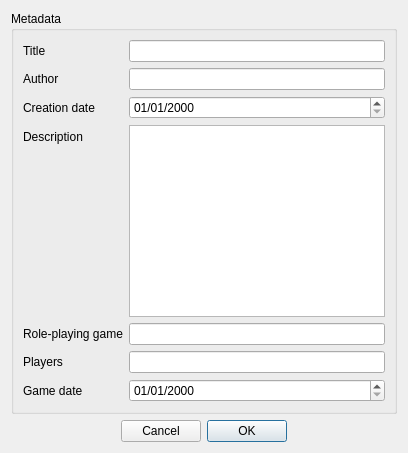
<?xml version="1.0" encoding="UTF-8"?>
<ui version="4.0">
 <class>metadataDialog</class>
 <widget class="QDialog" name="metadataDialog">
  <property name="geometry">
   <rect>
    <x>0</x>
    <y>0</y>
    <width>393</width>
    <height>434</height>
   </rect>
  </property>
  <property name="windowTitle">
   <string>Game metadata</string>
  </property>
  <layout class="QVBoxLayout" name="verticalLayout">
   <property name="sizeConstraint">
    <enum>QLayout::SetFixedSize</enum>
   </property>
   <item>
    <widget class="QGroupBox" name="groupBox">
     <property name="title">
      <string>Metadata</string>
     </property>
     <layout class="QFormLayout" name="formLayout">
      <property name="sizeConstraint">
       <enum>QLayout::SetMaximumSize</enum>
      </property>
      <item row="0" column="0">
       <widget class="QLabel" name="label">
        <property name="text">
         <string>Title</string>
        </property>
       </widget>
      </item>
      <item row="0" column="1">
       <widget class="QLineEdit" name="lineTitle"/>
      </item>
      <item row="1" column="0">
       <widget class="QLabel" name="label_2">
        <property name="text">
         <string>Author</string>
        </property>
       </widget>
      </item>
      <item row="1" column="1">
       <widget class="QLineEdit" name="lineAuthor"/>
      </item>
      <item row="2" column="1">
       <widget class="QDateEdit" name="dateCreation">
        <property name="displayFormat">
         <string notr="true">dd/MM/yyyy</string>
        </property>
       </widget>
      </item>
      <item row="2" column="0">
       <widget class="QLabel" name="label_3">
        <property name="text">
         <string>Creation date</string>
        </property>
       </widget>
      </item>
      <item row="3" column="0">
       <widget class="QLabel" name="label_4">
        <property name="text">
         <string>Description</string>
        </property>
       </widget>
      </item>
      <item row="3" column="1">
       <widget class="QTextEdit" name="textDescription"/>
      </item>
      <item row="5" column="0">
       <widget class="QLabel" name="label_5">
        <property name="text">
         <string>Players</string>
        </property>
       </widget>
      </item>
      <item row="5" column="1">
       <widget class="QLineEdit" name="linePlayers"/>
      </item>
      <item row="6" column="1">
       <widget class="QDateEdit" name="dateGame">
        <property name="displayFormat">
         <string notr="true">dd/MM/yyyy</string>
        </property>
       </widget>
      </item>
      <item row="6" column="0">
       <widget class="QLabel" name="label_6">
        <property name="text">
         <string>Game date</string>
        </property>
       </widget>
      </item>
      <item row="4" column="1">
       <widget class="QLineEdit" name="lineRpg"/>
      </item>
      <item row="4" column="0">
       <widget class="QLabel" name="label_7">
        <property name="text">
         <string>Role-playing game</string>
        </property>
       </widget>
      </item>
     </layout>
    </widget>
   </item>
   <item>
    <widget class="QDialogButtonBox" name="buttonBox">
     <property name="layoutDirection">
      <enum>Qt::RightToLeft</enum>
     </property>
     <property name="standardButtons">
      <set>QDialogButtonBox::Cancel|QDialogButtonBox::Ok</set>
     </property>
     <property name="centerButtons">
      <bool>true</bool>
     </property>
    </widget>
   </item>
  </layout>
 </widget>
 <tabstops>
  <tabstop>lineTitle</tabstop>
  <tabstop>lineAuthor</tabstop>
  <tabstop>dateCreation</tabstop>
  <tabstop>textDescription</tabstop>
  <tabstop>lineRpg</tabstop>
  <tabstop>linePlayers</tabstop>
  <tabstop>dateGame</tabstop>
  <tabstop>buttonBox</tabstop>
 </tabstops>
 <resources/>
 <connections>
  <connection>
   <sender>buttonBox</sender>
   <signal>accepted()</signal>
   <receiver>metadataDialog</receiver>
   <slot>accept()</slot>
   <hints>
    <hint type="sourcelabel">
     <x>137</x>
     <y>410</y>
    </hint>
    <hint type="destinationlabel">
     <x>4</x>
     <y>394</y>
    </hint>
   </hints>
  </connection>
  <connection>
   <sender>buttonBox</sender>
   <signal>rejected()</signal>
   <receiver>metadataDialog</receiver>
   <slot>reject()</slot>
   <hints>
    <hint type="sourcelabel">
     <x>284</x>
     <y>417</y>
    </hint>
    <hint type="destinationlabel">
     <x>324</x>
     <y>393</y>
    </hint>
   </hints>
  </connection>
 </connections>
</ui>
